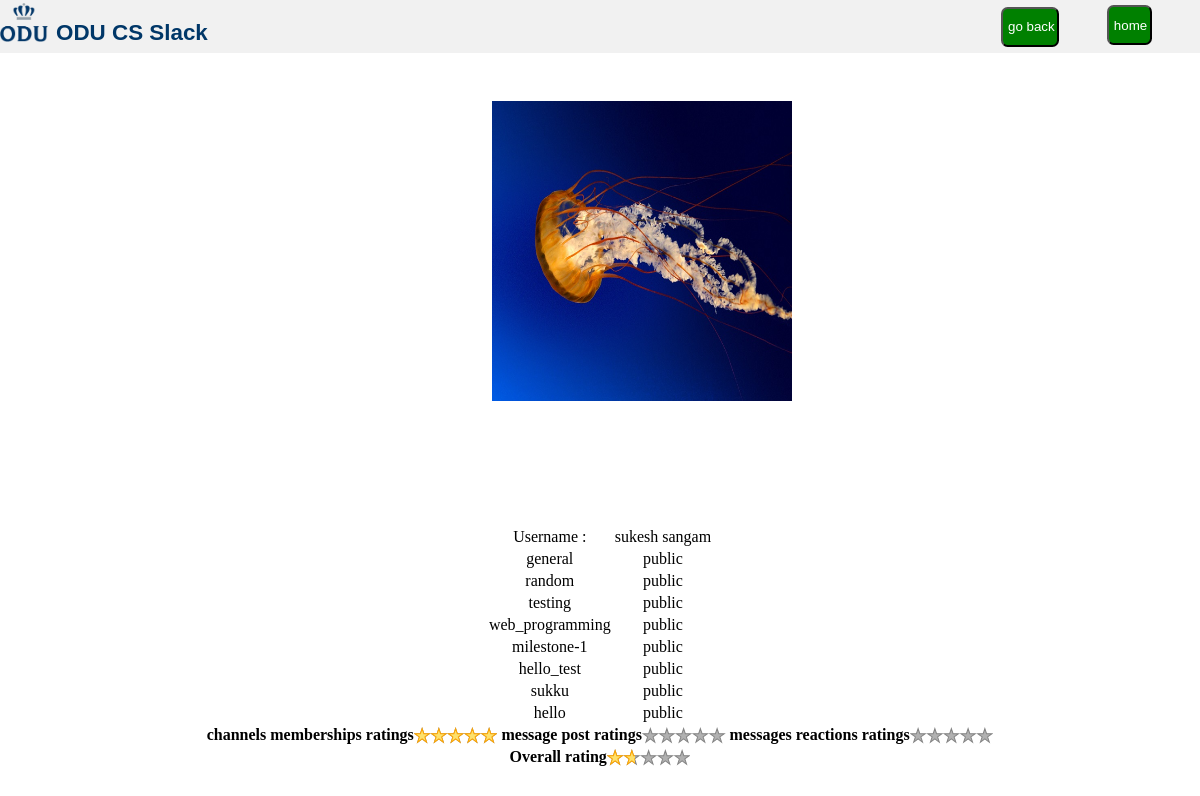
The app's page /php/get_profiles.php?user_id=4 (signed in) with its own data.
### tables this page shows
CREATE TABLE IF NOT EXISTS `users` (
  `user_id` int(11) NOT NULL AUTO_INCREMENT,
  `email_id` varchar(200) NOT NULL,
  `full_name` varchar(100) NOT NULL,
  `display_name` varchar(100) NOT NULL,
  `password` varchar(20) NOT NULL,
  `work_space_url` varchar(500) NOT NULL,
  `description` varchar(500) NOT NULL,
  `status` varchar(100) NOT NULL,
  `phone_number` varchar(15) NOT NULL,
  `time_zone` varchar(30) NOT NULL,
  `skype_id` varchar(30) NOT NULL,
  `picture` varchar(100) NOT NULL DEFAULT '../images/default.png',
  `mode` varchar(20) NOT NULL,
  `timestamp` timestamp NOT NULL,
  `type_registration` varchar(20) NOT NULL DEFAULT 'regular',
  PRIMARY KEY (`user_id`),
  KEY `work_space_url` (`work_space_url`),
  KEY `email_id` (`email_id`)
);

CREATE TABLE IF NOT EXISTS `channel_users` (
  `channel_id` int(11) NOT NULL,
  `user_id` int(11) NOT NULL,
  `joined_date` timestamp NOT NULL,
  `left_date` timestamp NOT NULL,
  KEY `channel_id_channel_users` (`channel_id`),
  KEY `channel_users_user_id` (`user_id`)
);

CREATE TABLE IF NOT EXISTS `channels` (
  `channel_id` int(11) NOT NULL AUTO_INCREMENT,
  `channel_name` varchar(100) NOT NULL,
  `work_space_url` varchar(500) NOT NULL,
  `privacy_settings` varchar(100) NOT NULL,
  `purpose` varchar(200) NOT NULL,
  `user_id` int(11) NOT NULL,
  `timestamp` timestamp NOT NULL,
  `archieved_status` varchar(20) NOT NULL DEFAULT 'unarchieved',
  PRIMARY KEY (`channel_id`),
  KEY `wokr_space_url_channels` (`work_space_url`),
  KEY `user_id_channels` (`user_id`)
);

### php/get_profiles.php (the view, shortened to what this page needs)
<!DOCTYPE html>
<html lang="en">
<head>
    <link rel="stylesheet" type="text/css" href="../css/login.css">
</head>
<body>
<?php
include ("connect.php");
?>
<div id="topbar" >
    <div ><img id="logo"  src="../images/logo.jpg"></div>
    <div class="logo-text">ODU CS Slack</div>
    <div class="login-button"><form action="home.php" method="post"><input id="signin-button" type="submit" value=" home "></form></div>
    <div class="login-button"><form action="profiles.php" method="post"><input id="signin-button" type="submit" value=" go back "></form></div>
</div>
<br>
<?php
$user_id=$_GET["user_id"];
$query="select * from users where user_id='$user_id'";
$result = $conn->query($query);
while ($row = $result->fetch_assoc()) {
?>
<div style="text-align: center"><img style="height: 300px; width: 300px; margin-left:7%; margin-top: 4%;" src="<?php echo $row["picture"]; ?>"/>
<table align="center" style="margin-top: 10%">
    <tr><td>Username : </td><td><?php echo $row["display_name"]; ?></td></tr>
    <?php   $sql_channel_ids = "SELECT channel_id from channel_users where user_id='".mysqli_real_escape_string($conn,$user_id)."'";
    $result_channel_id = $conn->query($sql_channel_ids);
    if($result_channel_id->num_rows>0){
        while($result_channel_users=$result_channel_id->fetch_assoc()){
            $channel_id_a=$result_channel_users["channel_id"];
            $sql_channels_display="SELECT channel_name from channels where channel_id='".mysqli_real_escape_string($conn,$channel_id_a)."'";
            $result_channel_display = $conn->query($sql_channels_display);
            $result_set_display=$result_channel_display->fetch_assoc();
            $sql_channels_display_settings="SELECT privacy_settings from channels where channel_id='$channel_id_a'";
            $result_channel_display_settings = $conn->query($sql_channels_display_settings);
            $result_set_display_settings=$result_channel_display_settings->fetch_assoc();
           $channel_membership= $result_set_display_settings["privacy_settings"];
                if($channel_membership=="public") {
                    echo "<tr> <td>" . $result_set_display["channel_name"] . "</td><td>" . $result_set_display_settings["privacy_settings"] . "</td></tr>";
                }
        }
    } ?>
</table>
<?php }
$query_channal_users="select count(*) from channel_users where user_id='".$user_id."'";
$result_channal_count=$conn->query($query_channal_users);
$result_set_channal=$result_channal_count->fetch_assoc();
$user_channal_count=$result_set_channal["count(*)"];
$query_total_count_channel="SELECT max(maximum) as max FROM( SELECT count(channel_id) as maximum FROM `channel_users` GROUP by user_id) TEMP";
$result_channal_count_1=$conn->query($query_total_count_channel);
$result_set_channal_1=$result_channal_count_1->fetch_assoc();
$user_channal_count_t=$result_set_channal_1["max"];
$initial_channel_per=$user_channal_count/$user_channal_count_t;
$channel_metrix=$initial_channel_per*100;
echo " <b>channels memberships ratings</b><div class=\"ratings\">
    <div class=\"empty-stars\"></div>
    <div class=\"full-stars\" style=\"width:".$channel_metrix."%\"></div>
</div>";
$query_total_count_messages="SELECT max(maximum) as max FROM( SELECT count(message_id) as maximum FROM `channel_messages` GROUP by user_id) TEMP";
$result_message_count_1=$conn->query($query_total_count_messages);
$result_set_message_1=$result_message_count_1->fetch_assoc();
$user_message_count_t=$result_set_message_1["max"];
$query_message_users="select count(*) from channel_messages where user_id='".$user_id."'";
$result_message_count=$conn->query($query_message_users);
$result_set_message=$result_message_count->fetch_assoc();
$user_message_count=$result_set_message["count(*)"];
$message_metrix_i=$user_message_count/$user_message_count_t;
$message_metrix=$message_metrix_i*100;
echo " <b>message post ratings</b><div class=\"ratings\">
    <div class=\"empty-stars\"></div>
    <div class=\"full-stars\" style=\"width:".$message_metrix."%\"></div>
</div>";
$query_reaction_t="SELECT max(maximum) as max FROM( SELECT count(message_id) as maximum FROM message_reaction GROUP by user_id) TEMP";
$result_reaction_t=$conn->query($query_reaction_t);
$result_set_t=$result_reaction_t->fetch_assoc();
$user_reactions_t=$result_set_t["max"];
$query_reactions_user="select count(*) from message_reaction where user_id='".$user_id."'";
$result_reactions_count=$conn->query($query_reactions_user);
$result_set_reactions=$result_reactions_count->fetch_assoc();
$user_reaction_count=$result_set_reactions["count(*)"];
$message_reaction_metrix_i=$user_reaction_count/$user_reactions_t;
$message_reaction_metrix=$message_reaction_metrix_i*100;
echo " <b>messages reactions ratings</b><div class=\"ratings\">
    <div class=\"empty-stars\"></div>
    <div class=\"full-stars\" style=\"width:".$message_reaction_metrix."%\"></div>
</div>";
$overall_rating=($channel_metrix+$message_metrix+$message_reaction_metrix)/3;
echo "<br> <b>Overall rating</b><div class=\"ratings\">
    <div class=\"empty-stars\"></div>
    <div class=\"full-stars\" style=\"width:".$overall_rating."%\"></div>
</div>";
?>
</body>
</html>

### css/login.css (style rules this page uses)
body { margin:0; padding:0; background-color:#FFFFFF; }
.login-button { float: right; margin-right: 4%; }
#signin-button { padding-left: 2%; padding-right: 2%; margin-top: 12%; height: 40px; width: 100%; background-color: green; border-radius: 0.5em; color: white; }
#topbar { float: left; padding-bottom:0.5%; width:100%; height: 10%; background-color:#F1F1F1; }
#logo { float:left; margin-right:8px; margin-top:3px; height:150%; width: 4%; }
.logo-text { float:left; color: #003768; margin-top:20px; font-family: sans-serif; font-weight: 700; font-size: 140%; }

### php/get_profiles.php (style rules this page uses)
.ratings { position: relative; vertical-align: middle; display: inline-block; color: #b1b1b1; overflow: hidden; }
.full-stars { position: absolute; left: 0; top: 0; white-space: nowrap; overflow: hidden; color: #fde16d; }
.empty-stars:before, .full-stars:before { content:"\2605\2605\2605\2605\2605"; font-size: 14pt; }
.empty-stars:before { -webkit-text-stroke: 1px #848484; }
.full-stars:before { -webkit-text-stroke: 1px orange; }

### records on screen
users: picture (picture), display_name "sukesh sangam"
channel_users: channel.channel_name "general", channel.privacy_settings "public"
channel_users: channel.channel_name "random", channel.privacy_settings "public"
channel_users: channel.channel_name "testing", channel.privacy_settings "public"
channel_users: channel.channel_name "web_programming", channel.privacy_settings "public"
channel_users: channel.channel_name "milestone-1", channel.privacy_settings "public"
channel_users: channel.channel_name "hello_test", channel.privacy_settings "public"
channel_users: channel.channel_name "sukku", channel.privacy_settings "public"
channel_users: channel.channel_name "hello", channel.privacy_settings "public"
